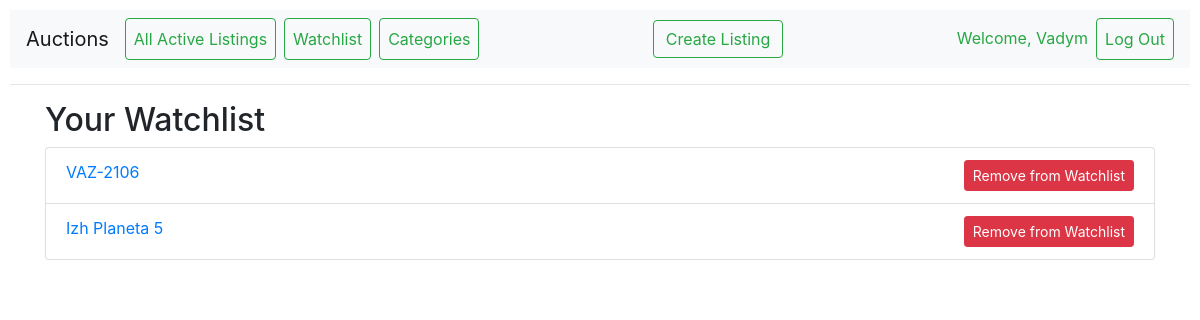
Before: /watchlist/ (signed in) with the older database file.
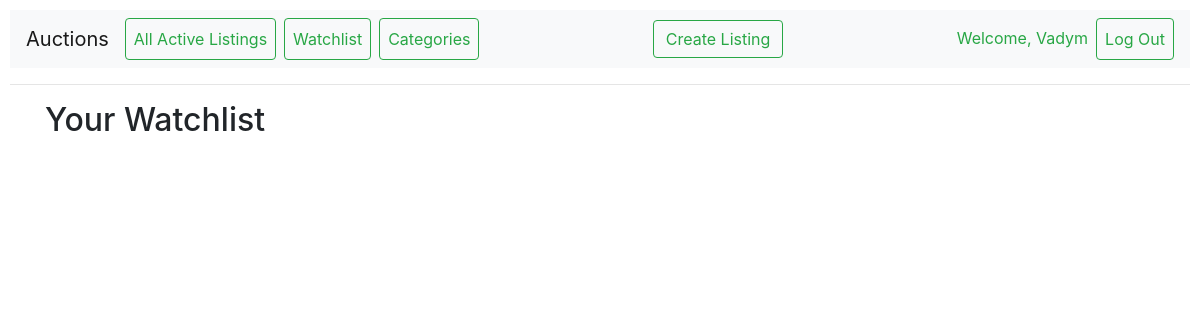
After: the same page with the newer database file.
### auctions/models.py (models this page shows, shortened)
class Listing(models.Model):
    closed = models.BooleanField(default=False)
    owner = models.ForeignKey(User, on_delete=models.CASCADE)
    title = models.CharField(max_length=100)
    description = models.TextField()
    start_price = models.DecimalField(max_digits=10, decimal_places=2)
    current_price = models.DecimalField(max_digits=10, decimal_places=2, null=True, blank=True)
    image_url = models.URLField(blank=True)
    category = models.ForeignKey(Category, on_delete=models.CASCADE)

### auctions/views.py (the view)
# urls.py: path('watchlist/', views.watchlist, name='watchlist'),
def watchlist(request):
    watchlist, created = Watchlist.objects.get_or_create(user=request.user)
    context = {'watchlist': watchlist}
    return render(request, 'auctions/watchlist.html', context)

### auctions/templates/auctions/watchlist.html (shortened to what this page needs)
{% extends "auctions/layout.html" %}
{% block body %}
    <div class="container">
        <h2>Your Watchlist</h2>
        <ul class="list-group">
            {% for listing in watchlist.listings.all %}
                <li class="list-group-item">
                    <a href="{% url 'listing_detail' listing.id %}">{{ listing.title }}</a>
                    <a href="{% url 'remove_from_watchlist' listing.id %}" class="btn btn-danger btn-sm float-right">Remove from Watchlist</a>
                </li>
            {% endfor %}
        </ul>
    </div>
{% endblock %}

Changed rows visible on the page:
removed Listing: title "VAZ-2106"
removed Listing: title "Izh Planeta 5"
